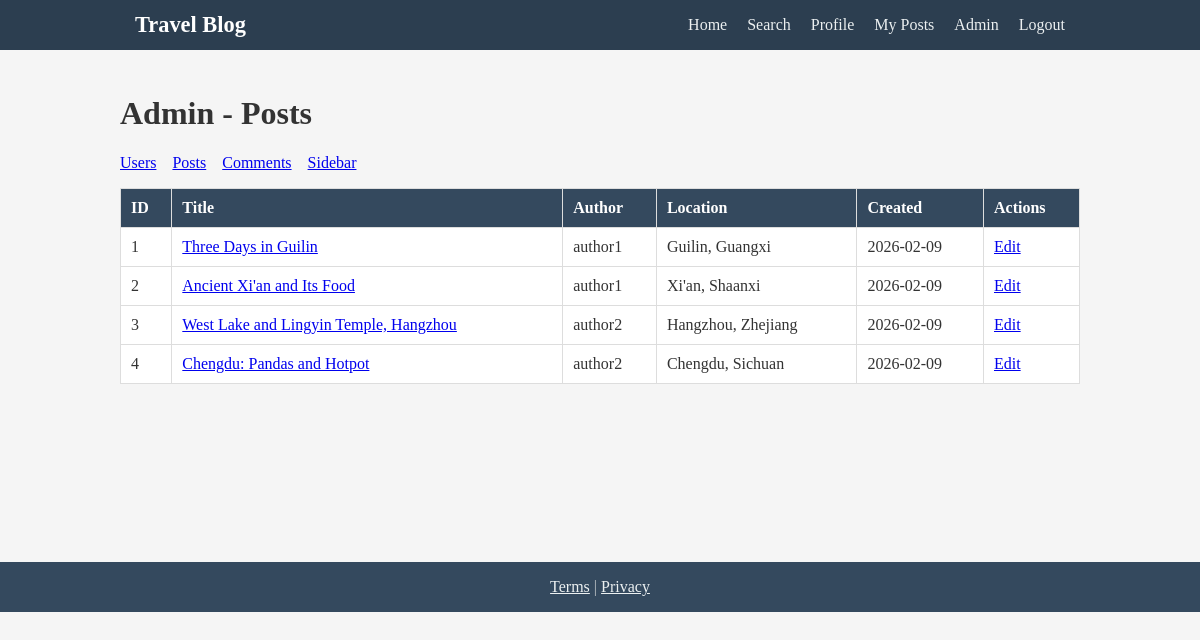
The app's page /admin/posts (signed in) with its own data.
### tables this page shows
CREATE TABLE posts (
            id INTEGER PRIMARY KEY AUTOINCREMENT,
            user_id INTEGER NOT NULL,
            title TEXT NOT NULL,
            body TEXT NOT NULL,
            location TEXT,
            created_at TEXT NOT NULL,
            updated_at TEXT NOT NULL,
            FOREIGN KEY (user_id) REFERENCES users (id)
        );

CREATE TABLE users (
            id INTEGER PRIMARY KEY AUTOINCREMENT,
            username TEXT UNIQUE NOT NULL,
            email TEXT UNIQUE NOT NULL,
            password_hash TEXT NOT NULL,
            role TEXT NOT NULL DEFAULT 'reader',
            status TEXT NOT NULL DEFAULT 'pending',
            agreed_terms INTEGER NOT NULL DEFAULT 0,
            created_at TEXT NOT NULL
        );

### app.py (the view)
@app.route("/admin/posts")
@admin_required
def admin_posts():
    conn = get_db()
    cur = conn.cursor()
    cur.execute(
        """SELECT p.id, p.title, p.location, p.created_at, u.username
           FROM posts p JOIN users u ON p.user_id = u.id ORDER BY p.created_at DESC"""
    )
    posts = [dict(row) for row in cur.fetchall()]
    conn.close()
    return render_template("admin/posts.html", posts=posts)

### auth_utils.py (called while the page is built)
def admin_required(f):
    @wraps(f)
    def inner(*args, **kwargs):
        if "user_id" not in session:
            return redirect(url_for("login", next=request.url))
        from database import get_db
        conn = get_db()
        cur = conn.cursor()
        cur.execute("SELECT role FROM users WHERE id = ?", (session["user_id"],))
        row = cur.fetchone()
        conn.close()
        if not row or row[0] != "admin":
            return redirect(url_for("index"))
        return f(*args, **kwargs)
    return inner

### database.py (called while the page is built)
def get_db():
    conn = sqlite3.connect(DATABASE)
    conn.row_factory = sqlite3.Row
    return conn

### templates/admin/posts.html (shortened to what this page needs)
{% extends "base.html" %}
{% block content %}
<h1>Admin - Posts</h1>
<nav class="admin-nav">
    <a href="{{ url_for('admin_users') }}">Users</a>
    <a href="{{ url_for('admin_posts') }}">Posts</a>
    <a href="{{ url_for('admin_comments') }}">Comments</a>
    <a href="{{ url_for('admin_sidebar') }}">Sidebar</a>
</nav>
<table class="admin-table">
    <thead>
        <tr><th>ID</th><th>Title</th><th>Author</th><th>Location</th><th>Created</th><th>Actions</th></tr>
    </thead>
    <tbody>
        {% for p in posts %}
        <tr>
            <td>{{ p.id }}</td>
            <td><a href="{{ url_for('post_detail', post_id=p.id) }}">{{ p.title }}</a></td>
            <td>{{ p.username }}</td>
            <td>{{ p.location or '-' }}</td>
            <td>{{ p.created_at[:10] }}</td>
            <td><a href="{{ url_for('post_edit', post_id=p.id) }}">Edit</a></td>
        </tr>
        {% endfor %}
    </tbody>
</table>
{% endblock %}

### static/css/style.css (style rules this page uses)
* { box-sizing: border-box; }
body { font-family: Georgia, serif; margin: 0; background: #f5f5f5; color: #333; }
.admin-nav { margin-bottom: 16px; }
.admin-nav a { margin-right: 12px; }
.admin-table { width: 100%; border-collapse: collapse; background: #fff; }
.admin-table th, .admin-table td { padding: 10px; text-align: left; border: 1px solid #ddd; }
.admin-table th { background: #34495e; color: #fff; }

### records on screen
posts: id "1", title "Three Days in Guilin", username "author1", location "Guilin, Guangxi", created_at "2026-02-09"
posts: id "2", title "Ancient Xi'an and Its Food", username "author1", location "Xi'an, Shaanxi", created_at "2026-02-09"
posts: id "3", title "West Lake and Lingyin Temple, Hangzhou", username "author2", location "Hangzhou, Zhejiang", created_at "2026-02-09"
posts: id "4", title "Chengdu: Pandas and Hotpot", username "author2", location "Chengdu, Sichuan", created_at "2026-02-09"
